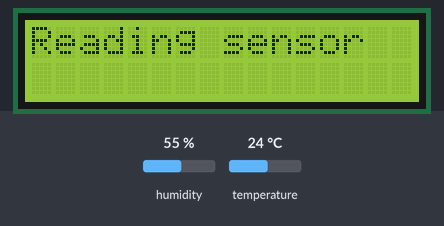
Simulated run of this sketch. Board: Arduino Mega 2560, built with avr-gcc and run on an emulated ATmega2560. Parts: 16×2 character LCD. The test bench sets the inputs (shaded band); at power-on: humidity 55 %, temperature 24 °C.

Above: at 1.2 s.
1.3 s: humidity set to 22 %
At 4.9 s:
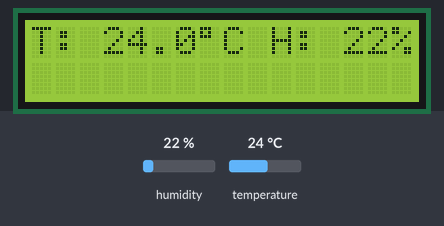
5.6 s: temperature set to 12 °C
At 8.8 s:
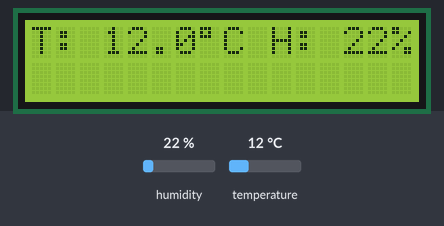
9.6 s: humidity set to 40 %
At 12.7 s:
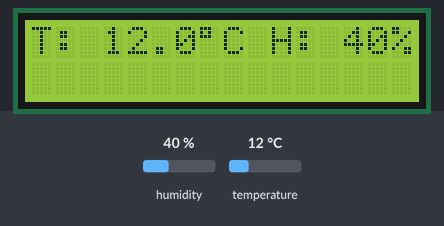
13.7 s: temperature set to 19 °C
At 16.6 s:
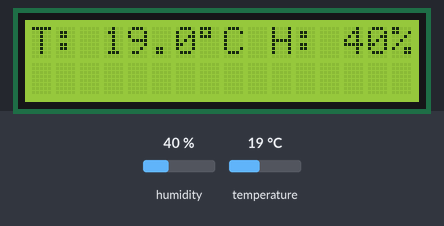
Timing chart, 0 to 18.1 s (numbered marks = the images above; inputs shaded):
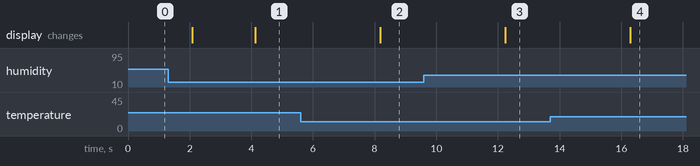

The sketch:

sensor.ino
```cpp
#include "DHT.h"
#include <LiquidCrystal.h>

#define DHTPIN 22

#define DHTTYPE DHT11

DHT dht(DHTPIN, DHTTYPE);

const int rs = 12, en = 11, d4 = 5, d5 = 4, d6 = 3, d7 = 2;
LiquidCrystal lcd(rs, en, d4, d5, d6, d7);

void setup() {
  // put your setup code here, to run once:
  lcd.begin(16,2);
  lcd.print("Reading sensor");
  dht.begin();

}

void loop() {
  // put your main code here, to run repeatedly:
  float temperature, humidity;

  humidity = dht.readHumidity();
  temperature = dht.readTemperature();
  delay(2000);

  lcd.clear();

  char tempF[6];
  char humF[6];
  dtostrf(temperature, 5, 1, tempF);
  dtostrf(humidity, 2, 0, humF);

  lcd.print("T:");
  lcd.print(tempF);
  lcd.print((char)223);
  lcd.print("C ");
  lcd.print("H: ");
  lcd.print(humF);
  lcd.print("%");

}
```

Measured:
- after the input at 1.3 s, the display: first differs from a run without the input after 2.8 s (image 1)
- after the input at 5.6 s, the display: changes after 2.6 s (image 2)
- after the input at 9.6 s, the display: changes after 2.6 s (image 3)
- after the input at 13.7 s, the display: changes after 2.6 s (image 4)
